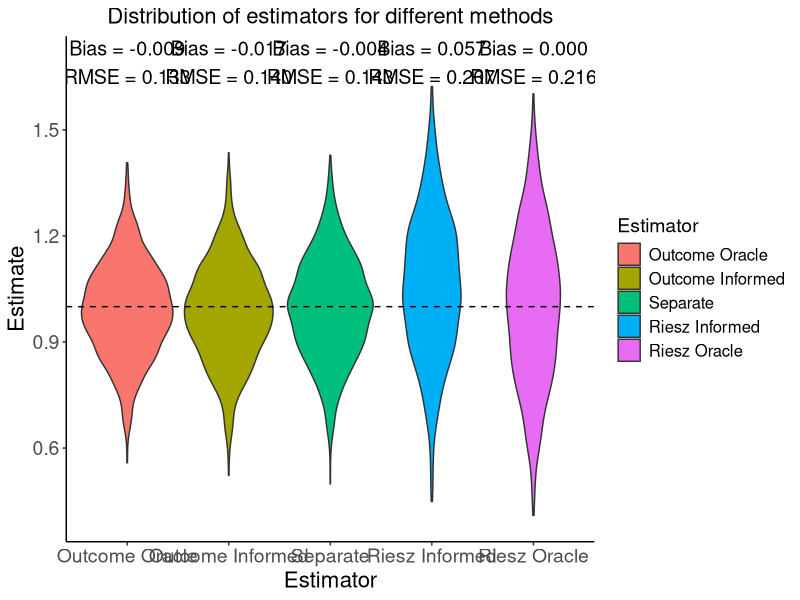

The R script that drew this image:
library(tidyverse)
res <- read_csv("ate_experiment/LASSO_experiment/DOPE/InformedLasso.csv")
df <- res %>% select(-c(truth, covered_outcome_adapted, covered_riesz_adapted)) %>% pivot_longer(cols = everything(), names_to = "Estimator",values_to = "Estimate") %>% mutate(Estimator = str_replace(Estimator,"_", " ")) %>% filter(Estimate != 0) %>% 
  mutate(Estimator = case_when(Estimator == "Riesz" ~ "Separate", TRUE ~ Estimator))

stats <- df %>% group_by(Estimator) %>% summarise(Bias = mean(Estimate)-1, RMSE = sqrt(mean((Estimate-1)^2)), Variance =  var(Estimate))
df %>%
  left_join(stats, by = "Estimator") %>% 
  mutate(Estimator = fct_reorder(Estimator, RMSE)) %>%
  ggplot(aes(Estimator, Estimate, fill = Estimator)) + geom_violin() + geom_hline(yintercept = 1, linetype = "dashed") + 
  geom_text(
    data = stats,
    aes(
      x = Estimator,
      y = Inf,
      label = sprintf(
        "Bias = %.3f\nRMSE = %.3f",
        Bias, RMSE
      )
    ),
    vjust = 1.1,
    size = 5
  )+
  ylim(0.4,1.7)+
  theme_classic()  + 
  ggtitle("Distribution of estimators for different methods") + 
  theme(
    plot.title   = element_text(size = 16, hjust = 0.5),
    axis.title   = element_text(size = 16),
    axis.text    = element_text(size = 14),
    strip.text   = element_text(size = 14),
    legend.title = element_text(size = 14),
    legend.text  = element_text(size = 12)
  )
